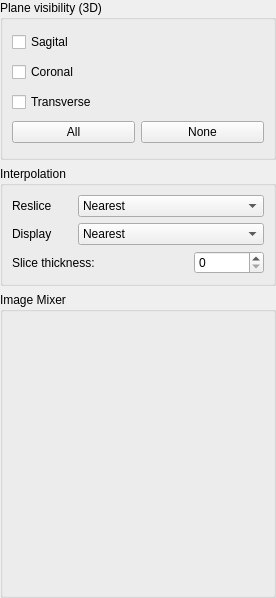
<?xml version="1.0" encoding="UTF-8"?>
<ui version="4.0">
 <class>TripleCutPlaneObjectSettingsWidget</class>
 <widget class="QWidget" name="TripleCutPlaneObjectSettingsWidget">
  <property name="geometry">
   <rect>
    <x>0</x>
    <y>0</y>
    <width>276</width>
    <height>598</height>
   </rect>
  </property>
  <property name="windowTitle">
   <string>Form</string>
  </property>
  <layout class="QVBoxLayout" name="verticalLayout_3">
   <property name="leftMargin">
    <number>0</number>
   </property>
   <property name="topMargin">
    <number>0</number>
   </property>
   <property name="rightMargin">
    <number>0</number>
   </property>
   <property name="bottomMargin">
    <number>0</number>
   </property>
   <item>
    <widget class="QGroupBox" name="planeVisibilityGroupBox">
     <property name="sizePolicy">
      <sizepolicy hsizetype="Preferred" vsizetype="Fixed">
       <horstretch>0</horstretch>
       <verstretch>0</verstretch>
      </sizepolicy>
     </property>
     <property name="minimumSize">
      <size>
       <width>170</width>
       <height>160</height>
      </size>
     </property>
     <property name="title">
      <string>Plane visibility (3D)</string>
     </property>
     <layout class="QVBoxLayout" name="verticalLayout">
      <item>
       <widget class="QCheckBox" name="sagitalPlaneCheckBox">
        <property name="minimumSize">
         <size>
          <width>0</width>
          <height>22</height>
         </size>
        </property>
        <property name="text">
         <string>Sagital</string>
        </property>
       </widget>
      </item>
      <item>
       <widget class="QCheckBox" name="coronalPlaneCheckBox">
        <property name="minimumSize">
         <size>
          <width>0</width>
          <height>22</height>
         </size>
        </property>
        <property name="text">
         <string>Coronal</string>
        </property>
       </widget>
      </item>
      <item>
       <widget class="QCheckBox" name="transversePlaneCheckBox">
        <property name="minimumSize">
         <size>
          <width>0</width>
          <height>22</height>
         </size>
        </property>
        <property name="text">
         <string>Transverse</string>
        </property>
       </widget>
      </item>
      <item>
       <layout class="QHBoxLayout" name="horizontalLayout">
        <item>
         <widget class="QPushButton" name="viewAllPlanesButton">
          <property name="text">
           <string>All</string>
          </property>
         </widget>
        </item>
        <item>
         <widget class="QPushButton" name="viewNoPlaneButton">
          <property name="text">
           <string>None</string>
          </property>
         </widget>
        </item>
       </layout>
      </item>
     </layout>
    </widget>
   </item>
   <item>
    <widget class="QGroupBox" name="interpolationGroupBox">
     <property name="sizePolicy">
      <sizepolicy hsizetype="Preferred" vsizetype="Fixed">
       <horstretch>0</horstretch>
       <verstretch>0</verstretch>
      </sizepolicy>
     </property>
     <property name="title">
      <string>Interpolation</string>
     </property>
     <layout class="QVBoxLayout" name="verticalLayout_2">
      <item>
       <layout class="QHBoxLayout" name="horizontalLayout_2">
        <item>
         <widget class="QLabel" name="resliceInterpolationLabel">
          <property name="sizePolicy">
           <sizepolicy hsizetype="Fixed" vsizetype="Preferred">
            <horstretch>0</horstretch>
            <verstretch>0</verstretch>
           </sizepolicy>
          </property>
          <property name="maximumSize">
           <size>
            <width>60</width>
            <height>16777215</height>
           </size>
          </property>
          <property name="text">
           <string>Reslice</string>
          </property>
         </widget>
        </item>
        <item>
         <widget class="QComboBox" name="resliceInterpolationComboBox">
          <property name="minimumSize">
           <size>
            <width>150</width>
            <height>0</height>
           </size>
          </property>
          <item>
           <property name="text">
            <string>Nearest</string>
           </property>
          </item>
          <item>
           <property name="text">
            <string>Linear</string>
           </property>
          </item>
          <item>
           <property name="text">
            <string>Cubic</string>
           </property>
          </item>
         </widget>
        </item>
       </layout>
      </item>
      <item>
       <layout class="QHBoxLayout" name="horizontalLayout_3">
        <item>
         <widget class="QLabel" name="displayInterpolationLabel">
          <property name="sizePolicy">
           <sizepolicy hsizetype="Fixed" vsizetype="Preferred">
            <horstretch>0</horstretch>
            <verstretch>0</verstretch>
           </sizepolicy>
          </property>
          <property name="maximumSize">
           <size>
            <width>60</width>
            <height>16777215</height>
           </size>
          </property>
          <property name="text">
           <string>Display</string>
          </property>
         </widget>
        </item>
        <item>
         <widget class="QComboBox" name="displayInterpolationComboBox">
          <property name="minimumSize">
           <size>
            <width>150</width>
            <height>0</height>
           </size>
          </property>
          <item>
           <property name="text">
            <string>Nearest</string>
           </property>
          </item>
          <item>
           <property name="text">
            <string>Linear</string>
           </property>
          </item>
         </widget>
        </item>
       </layout>
      </item>
      <item>
       <layout class="QHBoxLayout" name="horizontalLayout_4">
        <item>
         <widget class="QLabel" name="sliceThicknessLabel">
          <property name="text">
           <string>Slice thickness:</string>
          </property>
         </widget>
        </item>
        <item>
         <widget class="QSpinBox" name="sliceThicknessSpinBox">
          <property name="maximumSize">
           <size>
            <width>70</width>
            <height>100</height>
           </size>
          </property>
          <property name="keyboardTracking">
           <bool>false</bool>
          </property>
         </widget>
        </item>
       </layout>
      </item>
     </layout>
    </widget>
   </item>
   <item>
    <widget class="QGroupBox" name="volumeContributionGroupBox">
     <property name="title">
      <string>Image Mixer</string>
     </property>
    </widget>
   </item>
  </layout>
 </widget>
 <resources/>
 <connections/>
</ui>
